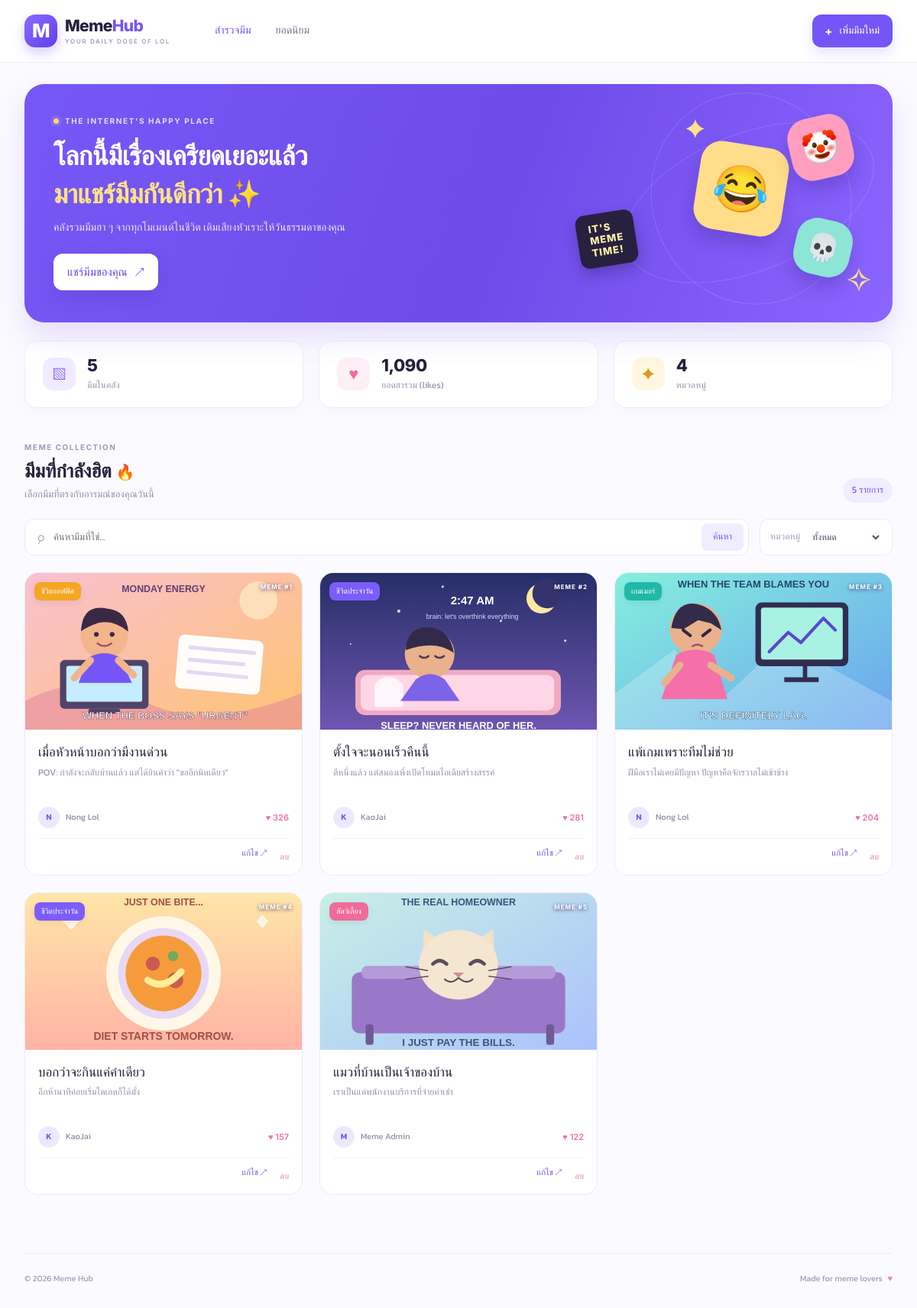
The app's page /index.php?sort=popular with its own data.
### tables this page shows
CREATE TABLE memes (
  id INT UNSIGNED NOT NULL AUTO_INCREMENT,
  title VARCHAR(150) NOT NULL,
  caption TEXT NOT NULL,
  image_url VARCHAR(1000) NOT NULL,
  alt_text VARCHAR(255) NULL,
  category_id INT UNSIGNED NOT NULL,
  created_by INT UNSIGNED NOT NULL,
  status VARCHAR(20) NOT NULL DEFAULT 'published',
  view_count INT UNSIGNED NOT NULL DEFAULT 0,
  like_count INT UNSIGNED NOT NULL DEFAULT 0,
  created_at TIMESTAMP NOT NULL DEFAULT CURRENT_TIMESTAMP,
  updated_at TIMESTAMP NOT NULL DEFAULT CURRENT_TIMESTAMP ON UPDATE CURRENT_TIMESTAMP,
  PRIMARY KEY (id),
  KEY idx_memes_status_date (status, created_at),
  KEY idx_memes_category (category_id),
  KEY idx_memes_creator (created_by),
  CONSTRAINT fk_memes_category FOREIGN KEY (category_id) REFERENCES categories(id) ON UPDATE CASCADE ON DELETE RESTRICT,
  CONSTRAINT fk_memes_creator FOREIGN KEY (created_by) REFERENCES users(id) ON UPDATE CASCADE ON DELETE RESTRICT
);

CREATE TABLE categories (
  id INT UNSIGNED NOT NULL AUTO_INCREMENT,
  name VARCHAR(80) NOT NULL,
  slug VARCHAR(100) NOT NULL,
  description VARCHAR(255) NULL,
  color_hex CHAR(7) NOT NULL DEFAULT '#7C5CFC',
  created_at TIMESTAMP NOT NULL DEFAULT CURRENT_TIMESTAMP,
  PRIMARY KEY (id),
  UNIQUE KEY uq_categories_slug (slug)
);

CREATE TABLE users (
  id INT UNSIGNED NOT NULL AUTO_INCREMENT,
  display_name VARCHAR(100) NOT NULL,
  email VARCHAR(190) NOT NULL,
  avatar_url VARCHAR(500) NULL,
  role VARCHAR(30) NOT NULL DEFAULT 'member',
  created_at TIMESTAMP NOT NULL DEFAULT CURRENT_TIMESTAMP,
  updated_at TIMESTAMP NOT NULL DEFAULT CURRENT_TIMESTAMP ON UPDATE CURRENT_TIMESTAMP,
  PRIMARY KEY (id),
  UNIQUE KEY uq_users_email (email)
);

### includes/functions.php (called while the page is built, shortened)
<?php
function e(?string $value): string
{
    return htmlspecialchars($value ?? '', ENT_QUOTES | ENT_SUBSTITUTE, 'UTF-8');
}
function safeImageUrl(string $url): string
{
    if (str_starts_with($url, 'assets/')) {
        return $url;
    }
    $scheme = parse_url($url, PHP_URL_SCHEME);
    return in_array(strtolower((string)$scheme), ['http', 'https'], true) ? $url : 'assets/memes/meme-default.svg';
}

### index.php (the view, shortened to what this page needs)
<?php
require_once __DIR__ . '/includes/functions.php';
$errorMessage = null;
try {
    $pdo = getPDO();
    $categories = $pdo->query('SELECT id, name, slug, color_hex FROM categories ORDER BY name')->fetchAll();
    $search = trim((string)($_GET['q'] ?? ''));
    $sort = (string)($_GET['sort'] ?? 'newest');
    $orderBy = $sort === 'popular' ? 'm.like_count DESC, m.created_at DESC' : 'm.created_at DESC, m.id DESC';
    $where = ["m.status = 'published'"];
    $params = [];
    $whereSql = implode(' AND ', $where);
    $stmt = $pdo->prepare("SELECT m.*, c.name AS category_name, c.color_hex, u.display_name AS creator_name
        FROM memes m
        JOIN categories c ON c.id = m.category_id
        JOIN users u ON u.id = m.created_by
        WHERE {$whereSql} ORDER BY {$orderBy}");
    $stmt->execute($params);
    $memes = $stmt->fetchAll();
    $totalMemes = (int)$pdo->query("SELECT COUNT(*) FROM memes WHERE status = 'published'")->fetchColumn();
    $totalLikes = (int)$pdo->query("SELECT COALESCE(SUM(like_count), 0) FROM memes WHERE status = 'published'")->fetchColumn();
    $totalCategories = count($categories);
} catch (Throwable $exception) {
    http_response_code(503);
    $errorMessage = 'ยังเชื่อมต่อฐานข้อมูลไม่ได้ กรุณาสร้างฐานข้อมูลและนำเข้าไฟล์ database/schema.sql จากนั้นตรวจสอบค่า DB_HOST, DB_NAME, DB_USER และ DB_PASS ใน config/database.php';
    $categories = $memes = [];
    $search = trim((string)($_GET['q'] ?? ''));
    $categoryId = 0;
    $sort = 'newest';
    $totalMemes = $totalLikes = $totalCategories = 0;
}
require __DIR__ . '/includes/header.php';
?>
<section class="hero">
  <div class="hero-copy">
    <div class="eyebrow"><span class="eyebrow-dot"></span> THE INTERNET'S HAPPY PLACE</div>
    <h1>โลกนี้มีเรื่องเครียดเยอะแล้ว<br><span>มาแชร์มีมกันดีกว่า</span> ✨</h1>
    <p>คลังรวมมีมฮา ๆ จากทุกโมเมนต์ในชีวิต เติมเสียงหัวเราะให้วันธรรมดาของคุณ</p>
    <a class="button button-light" href="meme_form.php">แชร์มีมของคุณ <span>↗</span></a>
  </div>
  <div class="hero-art" aria-hidden="true"><div class="art-orbit orbit-one"></div><div class="art-orbit orbit-two"></div><div class="hero-emoji emoji-one">😂</div><div class="hero-emoji emoji-two">🤡</div><div class="hero-emoji emoji-three">💀</div><div class="hero-sticker">IT'S<br>MEME<br>TIME!</div><div class="sparkle sparkle-one">✦</div><div class="sparkle sparkle-two">✧</div></div>
</section>
<?php if ($errorMessage): ?>
  <div class="db-warning"><strong>ยังไม่พร้อมใช้งาน</strong><p><?= e($errorMessage) ?></p><code>mysql -u root -p &lt; database/schema.sql</code></div>
<?php else: ?>
<section class="stats-row" aria-label="สถิติคลังมีม">
  <div class="stat-item"><span class="stat-icon stat-purple">▧</span><div><strong><?= number_format($totalMemes) ?></strong><span>มีมในคลัง</span></div></div>
  <div class="stat-item"><span class="stat-icon stat-pink">♥</span><div><strong><?= number_format($totalLikes) ?></strong><span>ยอดฮารวม (likes)</span></div></div>
  <div class="stat-item"><span class="stat-icon stat-yellow">✦</span><div><strong><?= number_format($totalCategories) ?></strong><span>หมวดหมู่</span></div></div>
</section>
<section class="content-section">
  <div class="section-heading"><div><div class="eyebrow muted-eyebrow">MEME COLLECTION</div><h2>มีมที่กำลังฮิต <span class="heading-emoji">🔥</span></h2><p>เลือกมีมที่ตรงกับอารมณ์ของคุณวันนี้</p></div><span class="result-count"><?= count($memes) ?> รายการ</span></div>
  <form class="filter-bar" method="get" action="index.php">
    <label class="search-box"><span>⌕</span><input type="search" name="q" value="<?= e($search) ?>" placeholder="ค้นหามีมที่ใช่..."><button type="submit">ค้นหา</button></label>
    <label class="category-select"><span>หมวดหมู่</span><select name="category" onchange="this.form.submit()"><option value="0">ทั้งหมด</option></select></label>
  </form>
  <?php if (!$memes): ?><div class="empty-state"><span>🫠</span><h3>ยังไม่เจอมีมที่ตามหา</h3><p>ลองเปลี่ยนคำค้นหา หรือเพิ่มมีมใหม่เข้าคลังได้เลย</p><a class="button button-primary" href="meme_form.php">+ เพิ่มมีมแรก</a></div><?php else: ?>
  <div class="meme-grid">
    <?php foreach ($memes as $meme): ?>
      <article class="meme-card">
        <div class="meme-image-wrap"><img class="meme-image" src="<?= e(safeImageUrl((string)$meme['image_url'])) ?>" alt="<?= e($meme['alt_text'] ?: $meme['title']) ?>" loading="lazy"><span class="category-chip" style="--chip-color: <?= e($meme['color_hex']) ?>"><?= e($meme['category_name']) ?></span><span class="image-menu">MEME #<?= (int)$meme['id'] ?></span></div>
        <div class="meme-card-body"><h3><?= e($meme['title']) ?></h3><p class="meme-caption"><?= e($meme['caption']) ?></p><div class="card-meta"><span class="creator-avatar"><?= e(mb_substr_safe((string)$meme['creator_name'])) ?></span><span class="creator-name"><?= e($meme['creator_name']) ?></span><span class="meta-spacer"></span><span class="likes">♥ <?= number_format((int)$meme['like_count']) ?></span></div><div class="card-actions"><a class="text-link" href="meme_form.php?id=<?= (int)$meme['id'] ?>">แก้ไข <span>↗</span></a><form action="delete_meme.php" method="post" onsubmit="return confirm('ต้องการลบมีมนี้ใช่หรือไม่?');"><input type="hidden" name="csrf_token" value="<?= e(csrfToken()) ?>"><input type="hidden" name="id" value="<?= (int)$meme['id'] ?>"><button class="delete-link" type="submit">ลบ</button></form></div></div>
      </article>
    <?php endforeach; ?>
  </div>
  <?php endif; ?>
</section>
<?php endif; ?>
<?php
function mb_substr_safe(string $text): string { return function_exists('mb_substr') ? mb_substr($text, 0, 1, 'UTF-8') : strtoupper(substr($text, 0, 1)); }
require __DIR__ . '/includes/footer.php';

### records on screen
memes: image_url (picture), category.name "ชีวิตออฟฟิศ", id "1", title "เมื่อหัวหน้าบอกว่ามีงานด่วน", caption "POV: กำลังจะกลับบ้านแล้ว แต่ได้ยินคำว่า \"ขออีกนิดเดียว\"", created_by.display_name "N", created_by.display_name "Nong Lol", like_count "326"
memes: image_url (picture), category.name "ชีวิตประจำวัน", id "2", title "ตั้งใจจะนอนเร็วคืนนี้", caption "ตีหนึ่งแล้ว แต่สมองเพิ่งเปิดโหมดไอเดียสร้างสรรค์", created_by.display_name "K", created_by.display_name "KaoJai", like_count "281"
memes: image_url (picture), category.name "เกมเมอร์", id "3", title "แพ้เกมเพราะทีมไม่ช่วย", caption "ฝีมือเราไม่เคยมีปัญหา ปัญหาคือจักรวาลไม่เข้าข้าง", created_by.display_name "N", created_by.display_name "Nong Lol", like_count "204"
memes: image_url (picture), category.name "ชีวิตประจำวัน", id "4", title "บอกว่าจะกินแค่คำเดียว", caption "อีกห้านาทีค่อยเริ่มไดเอตก็ได้มั้ง", created_by.display_name "K", created_by.display_name "KaoJai", like_count "157"
memes: image_url (picture), category.name "สัตว์เลี้ยง", id "5", title "แมวที่บ้านเป็นเจ้าของบ้าน", caption "เราเป็นแค่พนักงานบริการที่จ่ายค่าเช่า", created_by.display_name "M", created_by.display_name "Meme Admin", like_count "122"

### other values on screen
$totalMemes "5"
$totalLikes "1,090"
$totalCategories "4"
count($memes) "5"
